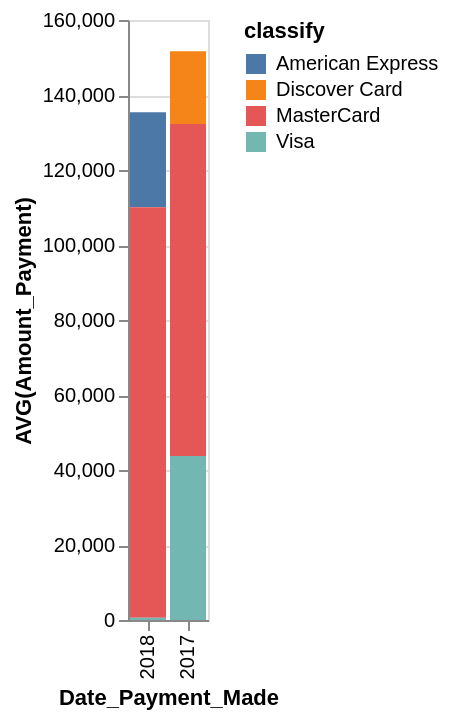

Write a Vega-Lite specification for this figure.
### Vega-Lite specification from a JSON file in a GitHub repository (floating-point values rounded to 4 significant figures)
{"data": {"values": [{"x_data": "2017", "y_data": 0, "classify": "American Express"}, {"x_data": "2018", "y_data": 25300.0, "classify": "American Express"}, {"x_data": "2017", "y_data": 19400.0, "classify": "Discover Card"}, {"x_data": "2018", "y_data": 0, "classify": "Discover Card"}, {"x_data": "2017", "y_data": 88520.0, "classify": "MasterCard"}, {"x_data": "2018", "y_data": 109500.0, "classify": "MasterCard"}, {"x_data": "2017", "y_data": 43740.0, "classify": "Visa"}, {"x_data": "2018", "y_data": 611.9, "classify": "Visa"}]}, "mark": "bar", "encoding": {"x": {"field": "x_data", "type": "nominal", "title": "Date_Payment_Made", "sort": {"op": "sum", "field": "y_data", "order": "ascending"}}, "y": {"field": "y_data", "type": "quantitative", "title": "AVG(Amount_Payment)"}, "color": {"field": "classify"}}}
